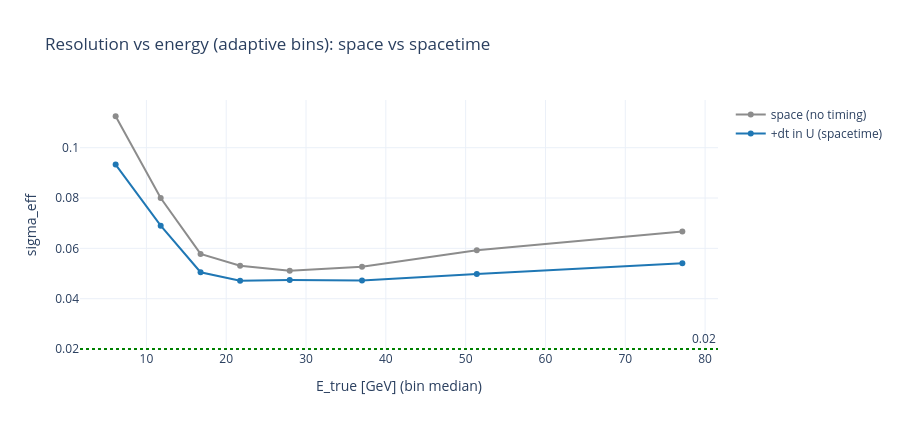

Notebook code cell kept with this figure:
### Code cell
def sig_bins(pe, tr, n=8):
    edges = np.quantile(tr, np.linspace(0, 1, n + 1)); cx, sy = [], []
    for i in range(n):
        hi = edges[i + 1] + (1e-6 if i == n - 1 else 0.0)
        mk = (tr >= edges[i]) & (tr < hi)
        if mk.sum() >= 20:
            cx.append(float(np.median(tr[mk]))); sy.append(float(resolution(pe[mk], tr[mk])["sigma_eff"]))
    return np.array(cx), np.array(sy)

fig = go.Figure()
for name, col in [("space (no timing)", "#8c8c8c"), ("+dt in U (spacetime)", "#1f77b4")]:
    cx, sy = sig_bins(best_pe[name], Et[kte])
    fig.add_trace(go.Scatter(x=cx, y=sy, mode="lines+markers", name=name, line=dict(color=col)))
fig.add_hline(y=0.02, line_dash="dot", line_color="green", annotation_text="0.02")
fig.update_layout(template="plotly_white", height=430, xaxis_title="E_true [GeV] (bin median)",
                  yaxis_title="sigma_eff", title="Resolution vs energy (adaptive bins): space vs spacetime")
fig.show()

### Figure 1 — Plotly figure (JSON) as saved in the notebook; plotly's stock layout.template omitted (floating-point values rounded to 4 significant figures)
{"data": [{"line": {"color": "#8c8c8c"}, "mode": "lines+markers", "name": "space (no timing)", "type": "scatter", "x": [6.15, 11.79, 16.79, 21.74, 27.96, 37.02, 51.4, 77.15], "y": [0.1125, 0.08, 0.0578, 0.0531, 0.0511, 0.0527, 0.0592, 0.0667]}, {"line": {"color": "#1f77b4"}, "mode": "lines+markers", "name": "+dt in U (spacetime)", "type": "scatter", "x": [6.15, 11.79, 16.79, 21.74, 27.96, 37.02, 51.4, 77.15], "y": [0.0933, 0.069, 0.0505, 0.0471, 0.0474, 0.0472, 0.0498, 0.0541]}], "layout": {"annotations": [{"showarrow": false, "text": "0.02", "x": 1, "xanchor": "right", "xref": "x domain", "y": 0.02, "yanchor": "bottom", "yref": "y"}], "height": 430, "shapes": [{"line": {"color": "green", "dash": "dot"}, "type": "line", "x0": 0, "x1": 1, "xref": "x domain", "y0": 0.02, "y1": 0.02, "yref": "y"}], "title": {"text": "Resolution vs energy (adaptive bins): space vs spacetime"}, "xaxis": {"title": {"text": "E_true [GeV] (bin median)"}}, "yaxis": {"title": {"text": "sigma_eff"}}}}
